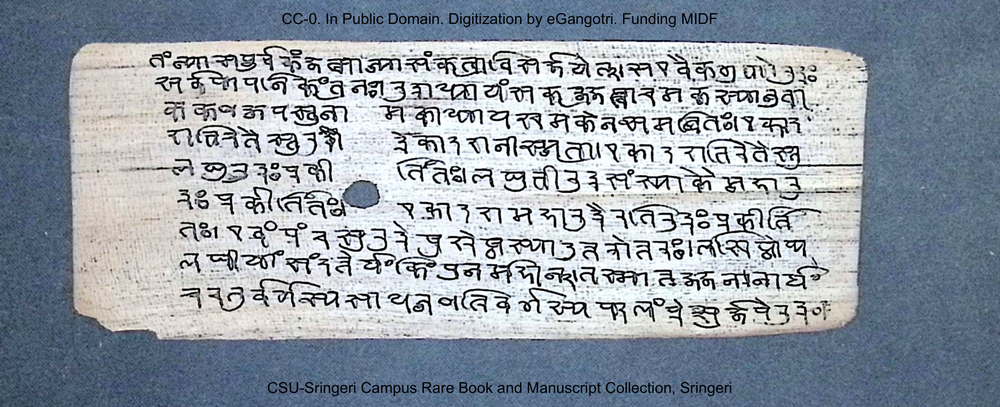
#> input picture data/test_images/manuscript_sample_1.png, 1000 x 407 px, shrunk from 2048 x 834 before the run
$ python inference.py --input data/test_images --output out
#> lines starting #> are read from the running program, lines starting #| are printed output that depends on the picture; after the words box and inside, x2 and y2 are one past the last pixel; in counts of white or black regions, pixels touching at a corner belong together
import argparse
import json
from pathlib import Path

import cv2
import numpy as np


CLASS_NAMES = [
    "header",
    "footer",
    "main_text",
    "side_text",
    "filler",
]


def clamp_box(x1, y1, x2, y2, width, height):
    x1 = max(0, min(int(x1), width - 1))
    y1 = max(0, min(int(y1), height - 1))
    x2 = max(0, min(int(x2), width - 1))
    y2 = max(0, min(int(y2), height - 1))
    return [x1, y1, x2, y2]


def add_detection(detections, label, confidence, box):
    detections.append(
        {
            "label": label,
            "confidence": round(float(confidence), 3),
            "bbox": box,
        }
    )


def detect_layout(image):
    """
    Baseline manuscript layout detector.

    This is a classical computer-vision baseline rather than
    a trained deep-learning detector. It estimates manuscript
    regions using page geometry and dark-pixel distributions.
    """

    height, width = image.shape[:2]
    gray = cv2.cvtColor(image, cv2.COLOR_BGR2GRAY)

    # Improve contrast and reduce small noise.
    gray = cv2.GaussianBlur(gray, (5, 5), 0)

    # Threshold dark manuscript content.
    _, binary = cv2.threshold(
        gray, 0, 255, cv2.THRESH_BINARY_INV + cv2.THRESH_OTSU
    )

    # Remove very small isolated noise.
    kernel = cv2.getStructuringElement(cv2.MORPH_RECT, (5, 5))
    binary = cv2.morphologyEx(binary, cv2.MORPH_OPEN, kernel)

    detections = []

    # ---------------------------------------------------------
    # 1. Header
    # ---------------------------------------------------------
    header_height = max(1, int(height * 0.16))
    header_region = binary[:header_height, :]

    header_pixels = cv2.countNonZero(header_region)
    header_ratio = header_pixels / float(header_region.size)

    if header_ratio > 0.01:
        add_detection(
            detections,
            "header",
            min(0.95, 0.55 + header_ratio),
            clamp_box(
                width * 0.08,
                height * 0.03,
                width * 0.92,
                height * 0.16,
                width,
                height,
            ),
        )

    # ---------------------------------------------------------
    # 2. Footer
    # ---------------------------------------------------------
    footer_start = int(height * 0.84)
    footer_region = binary[footer_start:, :]

    footer_pixels = cv2.countNonZero(footer_region)
    footer_ratio = footer_pixels / float(footer_region.size)

    if footer_ratio > 0.01:
        add_detection(
            detections,
            "footer",
            min(0.95, 0.55 + footer_ratio),
            clamp_box(
                width * 0.08,
                height * 0.84,
                width * 0.92,
                height * 0.97,
                width,
                height,
            ),
        )

    # ---------------------------------------------------------
    # 3. Main text region
    # ---------------------------------------------------------
    middle_start = int(height * 0.16)
    middle_end = int(height * 0.84)

    middle_binary = binary[middle_start:middle_end, :]

    # Calculate amount of dark content in each vertical strip.
    column_density = np.sum(middle_binary > 0, axis=0)

    # Columns containing meaningful text.
    threshold = max(2, int(0.05 * (middle_end - middle_start)))
    active_columns = column_density > threshold

    if np.any(active_columns):
        active_indices = np.where(active_columns)[0]
        x_left = int(active_indices.min())
        x_right = int(active_indices.max())

        # Leave a small margin.
        x_left = max(0, x_left - int(width * 0.03))
        x_right = min(width - 1, x_right + int(width * 0.03))

        add_detection(
            detections,
            "main_text",
            0.72,
            clamp_box(
                x_left,
                middle_start,
                x_right,
                middle_end,
                width,
                height,
            ),
        )

    # ---------------------------------------------------------
    # 4. Side text
    # ---------------------------------------------------------
    # Look for content near the left/right page margins.
    side_width = int(width * 0.20)

    left_side = binary[middle_start:middle_end, :side_width]
    right_side = binary[middle_start:middle_end, width - side_width:]

    left_ratio = cv2.countNonZero(left_side) / float(left_side.size)
    right_ratio = cv2.countNonZero(right_side) / float(right_side.size)

    if left_ratio > 0.08:
        add_detection(
            detections,
            "side_text",
            min(0.90, 0.55 + left_ratio),
            clamp_box(
                0,
                middle_start,
                side_width,
                middle_end,
                width,
                height,
            ),
        )

    if right_ratio > 0.08:
        add_detection(
            detections,
            "side_text",
            min(0.90, 0.55 + right_ratio),
            clamp_box(
                width - side_width,
                middle_start,
                width,
                middle_end,
                width,
                height,
            ),
        )

    # ---------------------------------------------------------
    # ---------------------------------------------------------
    # 5. Filler
    # ---------------------------------------------------------
    # Filler represents page areas outside the primary text
    # regions, such as unused margins and blank page space.

    filler_boxes = [
    # Left margin
    (
        0,
        int(height * 0.16),
        int(width * 0.08),
        int(height * 0.84),
    ),

    # Right margin
    (
        int(width * 0.92),
        int(height * 0.16),
        width,
        int(height * 0.84),
    ),
]

    for x1, y1, x2, y2 in filler_boxes:
        add_detection(
            detections,
            "filler",
            0.60,
            clamp_box(
                x1,
                y1,
                x2,
                y2,
                width,
                height,
            ),
        )

    return detections

def draw_detections(image, detections):
    output = image.copy()

    for detection in detections:
        x1, y1, x2, y2 = detection["bbox"]
        label = detection["label"]
        confidence = detection["confidence"]

        # Draw bounding box
        cv2.rectangle(
            output,
            (x1, y1),
            (x2, y2),
            (0, 255, 0),
            3,
        )

        # Label text
        text = f"{label} {confidence:.2f}"

        font = cv2.FONT_HERSHEY_SIMPLEX
        font_scale = 0.65
        thickness = 2

        (text_width, text_height), baseline = cv2.getTextSize(
            text,
            font,
            font_scale,
            thickness,
        )

        # Keep label inside the image
        label_y = max(text_height + 8, y1)

        # Label background
        cv2.rectangle(
            output,
            (x1, label_y - text_height - 8),
            (x1 + text_width + 10, label_y + baseline),
            (0, 255, 0),
            -1,
        )

        # Label text
        cv2.putText(
            output,
            text,
            (x1 + 5, label_y - 3),
            font,
            font_scale,
            (0, 0, 0),
            thickness,
            cv2.LINE_AA,
        )

    return output


def process_image(image_path, output_dir):
    image = cv2.imread(str(image_path))

    if image is None:
        print(f"Could not read image: {image_path}")
        return

    height, width = image.shape[:2]

    detections = detect_layout(image)

    annotated = draw_detections(image, detections)

    output_dir.mkdir(parents=True, exist_ok=True)

    annotated_path = output_dir / f"{image_path.stem}_annotated.jpg"
    json_path = output_dir / f"{image_path.stem}.json"

    cv2.imwrite(str(annotated_path), annotated)

    result = {
        "image": image_path.name,
        "image_width": width,
        "image_height": height,
        "detections": detections,
    }

    with open(json_path, "w", encoding="utf-8") as f:
        json.dump(result, f, indent=2)

    print(f"Processed: {image_path.name}")
    print(f"  Annotated image: {annotated_path}")
    print(f"  JSON: {json_path}")


def main():
    parser = argparse.ArgumentParser(
        description="Manuscript page layout region detector"
    )

    parser.add_argument(
        "--input",
        required=True,
        help="Path to an image or folder of images",
    )

    parser.add_argument(
        "--output",
        required=True,
        help="Output folder",
    )

    args = parser.parse_args()

    input_path = Path(args.input)
    output_dir = Path(args.output)

    if input_path.is_file():
        process_image(input_path, output_dir)

    elif input_path.is_dir():
        image_extensions = {
            ".jpg",
            ".jpeg",
            ".png",
            ".bmp",
            ".webp",
        }

        image_files = sorted(
            [
                p
                for p in input_path.iterdir()
                if p.suffix.lower() in image_extensions
            ]
        )

        if not image_files:
            print("No image files found.")
            return

        for image_path in image_files:
            process_image(image_path, output_dir)
#> in process_image, image is the input picture: shape (407, 1000, 3); mean B, G, R 165.1, 154.8, 145.7
#> in detect_layout, `gray = cv2.GaussianBlur(gray, (5, 5), 0)`:
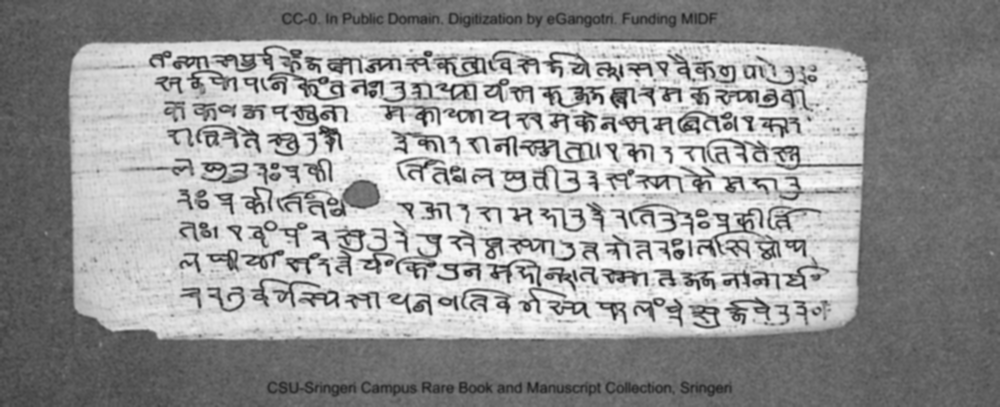
#> gray: shape (407, 1000); min 23, max 254, mean 153.3
#> in detect_layout, `_, binary = cv2.threshold( gray, 0, 255, cv2.THRESH_BINARY_INV + cv2.T..`:
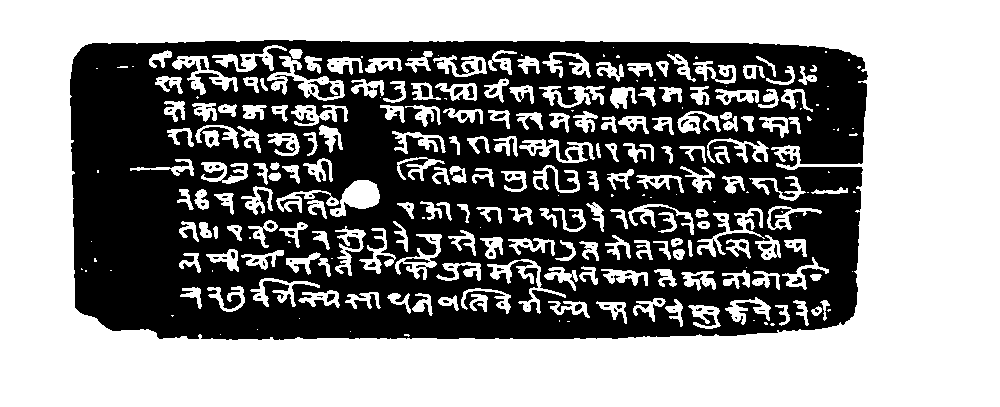
#> binary: shape (407, 1000); 55.6% white; 164 black regions (133 under 20 px), largest, box (x1, y1, x2, y2) and area: (70, 40, 868, 340) 178103, (308, 81, 340, 98) 241, (770, 208, 791, 228) 158
#> in detect_layout, `binary = cv2.morphologyEx(binary, cv2.MORPH_OPEN, kernel)`: binary: shape (407, 1000); 46.4% white; 213 white regions, largest, box (x1, y1, x2, y2) and area: (0, 0, 1000, 407) 176149, (342, 180, 380, 209) 854, (610, 88, 628, 104) 253
#> in detect_layout, `header_region = binary[:header_height, :]`:
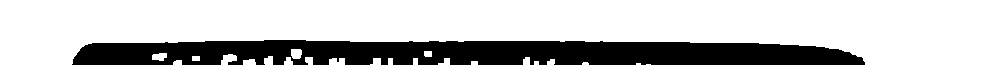
#> header_region: shape (65, 1000); 74.6% white; 1 black region, box (x1, y1, x2, y2) and area: (72, 40, 865, 65) 16478
#> in detect_layout, `header_pixels = cv2.countNonZero(header_region)`: header_pixels = 48522
#> in detect_layout, `header_ratio = header_pixels / float(header_region.size)`: header_ratio = 0.746
#> in detect_layout, `footer_region = binary[footer_start:, :]`: footer_region: shape (66, 1000); every value is 255
#> in detect_layout, `footer_pixels = cv2.countNonZero(footer_region)`: footer_pixels = 66000
#> in detect_layout, `footer_ratio = footer_pixels / float(footer_region.size)`: footer_ratio = 1
#> in detect_layout, `middle_binary = binary[middle_start:middle_end, :]`:
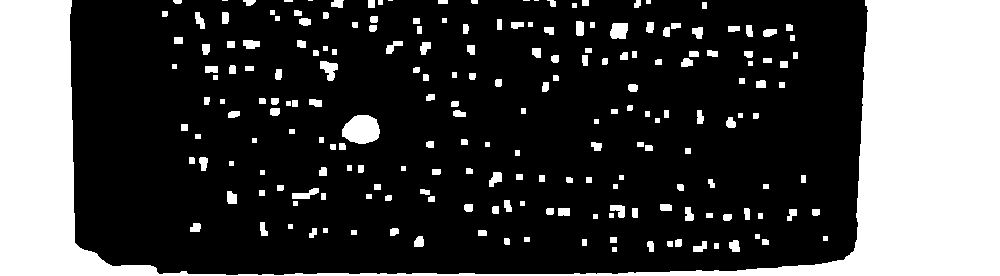
#> middle_binary: shape (276, 1000); 26.9% white; 208 white regions (6 under 20 px), largest, box (x1, y1, x2, y2) and area: (0, 0, 1000, 276) 62786, (342, 115, 380, 144) 854, (610, 23, 628, 39) 253
#> in detect_layout, `column_density = np.sum(middle_binary > 0, axis=0)`: column_density = 1000 values, max 276 at index 0, min 2 at index 159, mean 74.36
#> in detect_layout, `active_indices = np.where(active_columns)[0]`: active_indices = 758 values from 0 to 999
#> in detect_layout, `x_left = int(active_indices.min())`: x_left = 0
#> in detect_layout, `x_right = int(active_indices.max())`: x_right = 999
#> in detect_layout, `left_side = binary[middle_start:middle_end, :side_width]`:
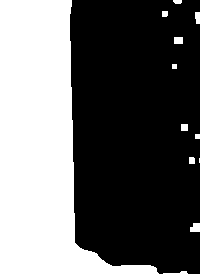
#> left_side: shape (276, 200); 39.7% white; 11 white regions (1 under 20 px), largest, box (x1, y1, x2, y2) and area: (0, 0, 200, 276) 21517, (190, 223, 200, 232) 78, (174, 37, 183, 44) 63
#> in detect_layout, `right_side = binary[middle_start:middle_end, width - side_width:]`:
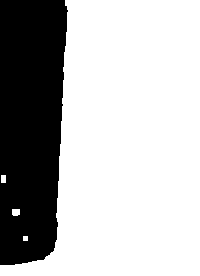
#> right_side: shape (276, 200); 71.3% white; 1 black region, box (x1, y1, x2, y2) and area: (0, 0, 68, 265) 15827
#> in detect_layout, `left_ratio = cv2.countNonZero(left_side) / float(left_side.size)`: left_ratio = 0.397
#> in detect_layout, `right_ratio = cv2.countNonZero(right_side) / float(right_side.size)`: right_ratio = 0.713
#> in process_image, `detections = detect_layout(image)`: detections = 7 items
#> the loop in draw_detections, `for detection in detections:` made 7 passes
#> (x1, y1, x2, y2, label, confidence, text, text_width) on passes 1 to 7: (80, 12, 920, 65, 'header', 0.95, 'header 0.95', 127), (80, 341, 920, 394, 'footer', 0.95, 'footer 0.95', 118), (0, 65, 999, 341, 'main_text', 0.72, 'main_text 0.72', 157), (0, 65, 200, 341, 'side_text', 0.9, 'side_text 0.90', 148), (800, 65, 999, 341, 'side_text', 0.9, 'side_text 0.90', 148), (0, 65, 80, 341, 'filler', 0.6, 'filler 0.60', 101), (920, 65, 999, 341, 'filler', 0.6, 'filler 0.60', 101)
#> after the loop in draw_detections, `for detection in detections:`:
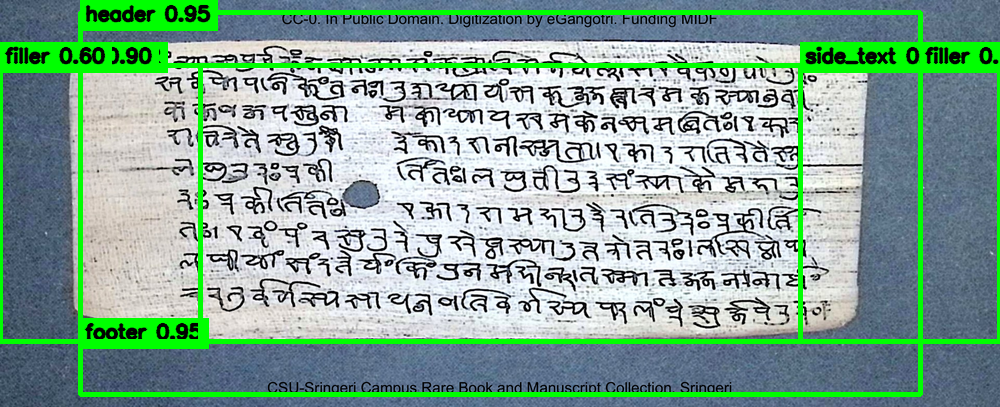
#> output: shape (407, 1000, 3); 10.42% of pixels changed, all inside (x1, y1, x2, y2) = (0, 0, 1000, 397)
#> pass 2 of the loop in main, `for image_path in image_files:`:
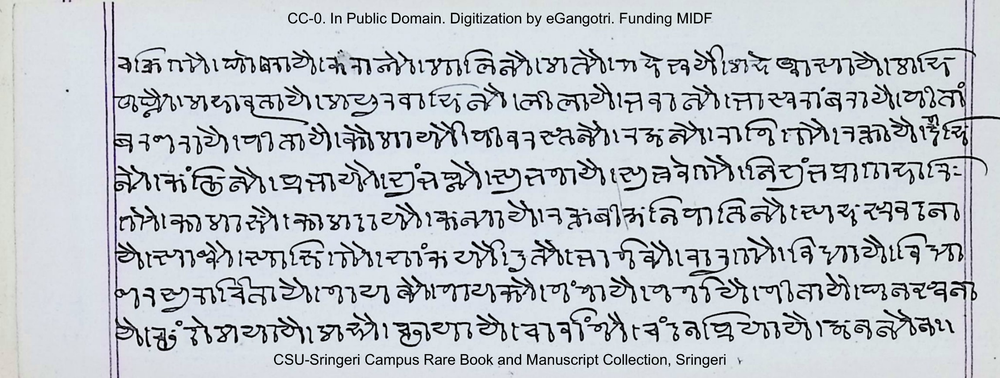
#> input picture data/test_images/manuscript_sample_2.png, 1000 x 378 px, shrunk from 2047 x 774 before the run
#> in process_image, image is the input picture: shape (378, 1000, 3); mean B, G, R 203.4, 197.8, 192.5
#> in detect_layout (call 2), `_, binary = cv2.threshold( gray, 0, 255, cv2.THRESH_BINARY_INV + cv2.T..`:
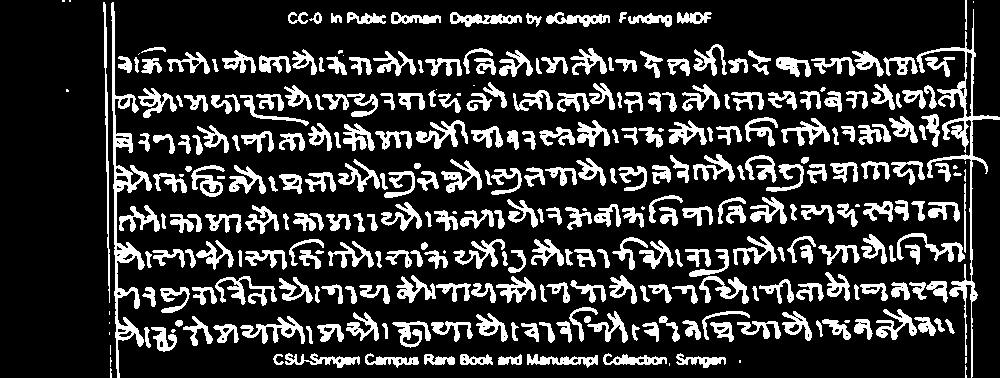
#> binary: shape (378, 1000); 19.6% white; 330 white regions (32 under 20 px), largest, box (x1, y1, x2, y2) and area: (111, 2, 152, 378) 2841, (916, 9, 1000, 378) 2664, (240, 316, 305, 344) 673
#> kernel = [[1, 1, 1, 1, 1], [1, 1, 1, 1, 1], [1, 1, 1, 1, 1], [1, 1, 1, 1, 1], [1, 1, 1, 1, 1]]
#> header_region: shape (60, 1000); 2.4% white; 32 white regions (3 under 20 px), largest, box (x1, y1, x2, y2) and area: (458, 16, 479, 26) 129, (423, 16, 436, 24) 95, (579, 17, 593, 26) 82
#> header_pixels = 1412
#> header_ratio = 0.0235
#> footer_region: shape (61, 1000); 6.4% white; 82 white regions, largest, box (x1, y1, x2, y2) and area: (699, 40, 721, 51) 149, (619, 38, 639, 48) 145, (337, 40, 355, 51) 115
#> footer_pixels = 3914
#> footer_ratio = 0.0642
#> middle_binary: shape (257, 1000); 6.4% white; 377 white regions (6 under 20 px), largest, box (x1, y1, x2, y2) and area: (115, 186, 139, 201) 189, (404, 223, 415, 241) 134, (758, 105, 774, 120) 127
#> column_density = 1000 values, max 54 at index 933, min 0 at index 0, mean 16.56
#> active_indices = 607 values from 120 to 965
#> in detect_layout (call 2), `x_left = int(active_indices.min())`: x_left = 120
#> in detect_layout (call 2), `x_right = int(active_indices.max())`: x_right = 965
#> in detect_layout (call 2), `x_left = max(0, x_left - int(width * 0.03))`: x_left = 90
#> in detect_layout (call 2), `x_right = min(width - 1, x_right + int(width * 0.03))`: x_right = 995
#> left_side: shape (257, 200); 3.2% white; 38 white regions (2 under 20 px), largest, box (x1, y1, x2, y2) and area: (115, 186, 139, 201) 189, (145, 0, 153, 13) 85, (149, 34, 160, 42) 72
#> right_side: shape (257, 200); 6.6% white; 78 white regions (2 under 20 px), largest, box (x1, y1, x2, y2) and area: (71, 177, 83, 189) 105, (95, 147, 109, 158) 102, (134, 228, 147, 236) 95
#> left_ratio = 0.0324
#> right_ratio = 0.0658
#> detections = 5 items
#> the loop in draw_detections (call 2), `for detection in detections:` made 5 passes
#> (x1, y1, x2, y2, label, confidence, text, text_width) on passes 1 to 5: (80, 11, 920, 60, 'header', 0.574, 'header 0.57', 127), (80, 317, 920, 366, 'footer', 0.614, 'footer 0.61', 118), (90, 60, 995, 317, 'main_text', 0.72, 'main_text 0.72', 157), (0, 60, 80, 317, 'filler', 0.6, 'filler 0.60', 101), (920, 60, 999, 317, 'filler', 0.6, 'filler 0.60', 101)
#> after the loop in draw_detections (call 2), `for detection in detections:`:
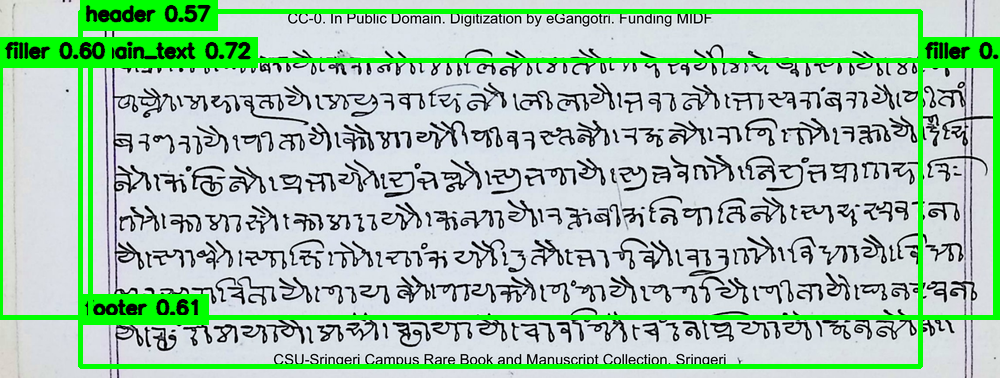
#> output: shape (378, 1000, 3); 10.8% of pixels changed, all inside (x1, y1, x2, y2) = (0, 0, 1000, 369)

    else:
        print(f"Input path does not exist: {input_path}")


if __name__ == "__main__":
    main()
